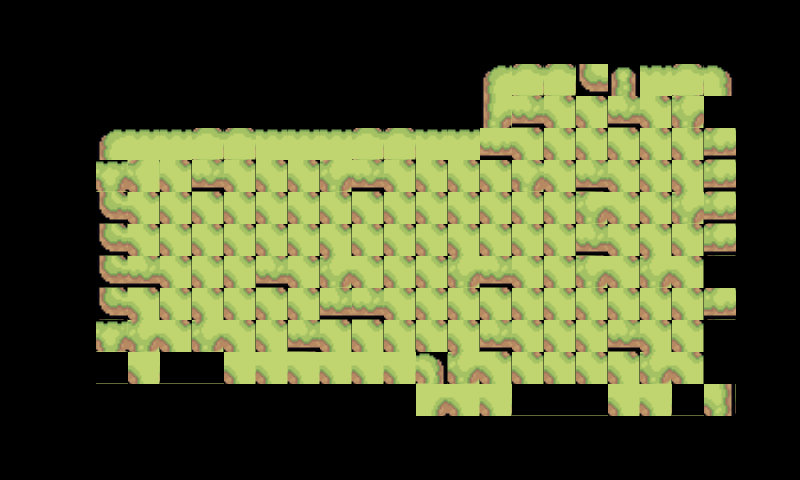

The image is a tile-based game level rendered from a .tmx file. Its description and complete source (layers, tilesets, objects, tile grids) follow:
An orthogonal 25x15 tile map with 32x32 px tiles, 3 tile layers (Layer, objects, spawner) and 5 objects.

<map version="1.10" tiledversion="1.10.2" orientation="orthogonal" renderorder="right-down" width="25" height="15" tilewidth="32" tileheight="32" infinite="0" nextlayerid="7" nextobjectid="95">
 <tileset firstgid="1" source="maptiles.tsx" />
 <objectgroup id="3" name="colliders">
  <object id="65" x="768" y="0">
   <polygon points="0,0 0,480 32,480 32,0" />
  </object>
  <object id="66" x="32" y="0">
   <polygon points="0,0 0,32 736,32 736,0" />
  </object>
  <object id="67" x="32" y="0">
   <polygon points="0,0 -32,0 -32,480 0,480" />
  </object>
  <object id="68" x="32" y="448" visible="0">
   <polygon points="0,0 0,32 736,32 736,0" />
  </object>
  <object id="69" x="32" y="448">
   <polygon points="0,0 0,32 736,32 736,0" />
  </object>
 </objectgroup>
 <layer id="4" name="Layer" width="25" height="15">
  <data encoding="csv">
0,0,0,0,0,0,0,0,0,0,0,0,0,0,0,0,0,0,0,0,0,0,0,0,0,
0,0,0,0,0,0,0,0,0,0,0,0,0,0,0,0,0,0,0,0,0,0,0,0,0,
0,0,0,0,0,0,0,0,0,0,0,0,0,0,0,1,31,31,23,4,2,31,3,0,0,
0,0,0,0,0,0,0,0,0,0,0,0,0,0,0,16,39,10,10,39,10,10,11,0,0,
0,0,0,1,2,2,31,31,2,2,2,31,31,2,2,24,10,10,10,10,10,10,40,0,0,
0,0,0,9,10,10,39,10,10,10,10,39,10,10,10,10,10,10,39,10,10,10,40,0,0,
0,0,0,38,10,10,10,10,10,10,10,10,10,10,10,10,10,10,10,10,10,10,40,0,0,
0,0,0,38,10,10,10,10,10,10,10,10,10,10,10,10,10,10,39,10,10,10,40,0,0,
0,0,0,38,39,10,10,10,39,10,10,10,10,10,10,39,10,10,10,10,10,10,11,0,0,
0,0,0,38,10,10,10,10,10,10,39,39,10,10,10,10,10,10,10,10,10,10,40,0,0,
0,0,0,9,10,10,10,10,10,39,10,10,10,10,10,39,10,10,10,39,10,10,11,0,0,
0,0,0,46,18,47,47,18,18,18,18,18,18,8,10,10,10,10,10,10,10,10,11,0,0,
0,0,0,0,0,0,0,0,0,0,0,0,0,17,18,18,47,47,47,18,18,47,19,0,0,
0,0,0,0,0,0,0,0,0,0,0,0,0,0,0,0,0,0,0,0,0,0,0,0,0,
0,0,0,0,0,0,0,0,0,0,0,0,0,0,0,0,0,0,0,0,0,0,0,0,0
</data>
 </layer>
 <layer id="1" name="objects" width="25" height="15">
  <data encoding="csv">
0,0,0,0,0,0,0,0,0,0,0,0,0,0,0,0,0,0,0,0,0,0,0,0,0,
0,0,0,0,0,0,0,0,0,0,0,0,0,0,0,0,0,0,0,0,0,0,0,0,0,
0,0,0,0,0,0,0,0,0,0,0,0,0,0,0,0,0,0,0,0,0,0,0,0,0,
0,0,0,0,0,0,0,0,0,0,0,0,0,0,0,0,0,0,0,0,0,43,0,0,0,
0,0,0,0,0,0,0,0,0,0,0,0,0,0,0,0,0,0,0,0,0,0,0,0,0,
0,0,0,0,0,0,0,0,0,0,43,0,0,0,0,0,0,0,0,0,0,0,0,0,0,
0,0,0,0,0,0,0,0,0,0,0,0,0,0,0,0,0,0,43,0,0,43,0,0,0,
0,0,0,0,0,0,0,0,0,0,0,0,0,0,0,0,0,0,0,0,0,0,0,0,0,
0,0,0,0,0,0,0,0,0,0,43,0,0,0,43,0,0,0,43,0,43,0,0,0,0,
0,0,0,0,0,0,0,0,0,0,0,0,0,0,0,0,0,0,0,0,0,0,0,0,0,
0,0,0,0,43,0,43,0,0,0,0,0,0,0,0,0,0,0,0,0,0,0,0,0,0,
0,0,0,0,0,0,0,0,0,0,0,0,0,0,43,0,0,0,0,0,43,0,0,0,0,
0,0,0,0,0,0,0,0,0,0,0,0,0,0,0,0,0,0,0,0,0,0,0,0,0,
0,0,0,0,0,0,0,0,0,0,0,0,0,0,0,0,0,0,0,0,0,0,0,0,0,
0,0,0,0,0,0,0,0,0,0,0,0,0,0,0,0,0,0,0,0,0,0,0,0,0
</data>
 </layer>
 <layer id="5" name="spawner" width="25" height="15">
  <data encoding="csv">
0,0,0,0,0,0,0,0,0,0,0,0,0,0,0,0,0,0,0,0,0,0,0,0,0,
0,0,0,0,0,0,0,0,0,0,0,0,0,0,0,0,0,0,0,0,0,0,0,0,0,
0,0,0,0,0,0,0,0,0,0,0,0,0,0,0,0,0,0,0,0,0,0,0,0,0,
0,0,0,0,0,0,0,0,0,0,0,0,0,0,0,0,0,0,0,0,0,0,0,0,0,
0,0,0,0,0,0,0,0,0,0,0,0,0,0,0,0,0,0,0,0,0,0,0,0,0,
0,0,0,0,51,0,0,0,0,0,0,0,0,0,0,0,44,0,0,0,0,0,0,0,0,
0,0,0,0,0,0,0,0,0,0,0,0,0,0,0,0,0,0,0,0,0,0,0,0,0,
0,0,0,0,0,0,0,0,0,0,0,0,0,0,0,0,0,0,0,0,0,0,0,0,0,
0,0,0,0,0,0,0,0,0,0,0,0,0,0,0,0,0,0,0,0,0,0,0,0,0,
0,0,0,0,0,0,0,0,0,0,0,0,0,0,0,0,0,0,0,0,0,0,0,0,0,
0,0,0,0,0,0,0,0,0,0,0,0,0,0,0,0,0,0,0,0,0,0,0,0,0,
0,0,0,0,0,0,0,0,0,0,0,0,0,0,0,0,0,0,0,0,0,0,0,0,0,
0,0,0,0,0,0,0,0,0,0,0,0,0,0,0,0,0,0,0,0,0,0,0,0,0,
0,0,0,0,0,0,0,0,0,0,0,0,0,0,0,0,0,0,0,0,0,0,0,0,0,
0,0,0,0,0,0,0,0,0,0,0,0,0,0,0,0,0,0,0,0,0,0,0,0,0
</data>
 </layer>
</map>